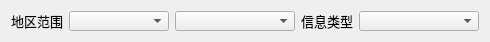
        <widget class="QWidget" name="layoutWidget">
            <property name="geometry">
                <rect>
                    <x>10</x>
                    <y>320</y>
                    <width>481</width>
                    <height>31</height>
                </rect>
            </property>
            <layout class="QHBoxLayout" name="horizontalLayout_11">
                <item>
                    <layout class="QHBoxLayout" name="horizontalLayout_10">
                        <item>
                            <widget class="QLabel" name="label_4">
                                <property name="minimumSize">
                                    <size>
                                        <width>52</width>
                                        <height>20</height>
                                    </size>
                                </property>
                                <property name="maximumSize">
                                    <size>
                                        <width>52</width>
                                        <height>20</height>
                                    </size>
                                </property>
                                <property name="font">
                                    <font>
                                        <pointsize>10</pointsize>
                                        <weight>50</weight>
                                        <bold>false</bold>
                                        <underline>false</underline>
                                        <stylestrategy>PreferDefault</stylestrategy>
                                    </font>
                                </property>
                                <property name="text">
                                    <string>地区范围</string>
                                </property>
                            </widget>
                        </item>
                        <item>
                            <widget class="QComboBox" name="cb_provincial">
                                <property name="enabled">
                                    <bool>true</bool>
                                </property>
                                <property name="minimumSize">
                                    <size>
                                        <width>100</width>
                                        <height>20</height>
                                    </size>
                                </property>
                                <property name="maximumSize">
                                    <size>
                                        <width>100</width>
                                        <height>20</height>
                                    </size>
                                </property>
                                <property name="font">
                                    <font>
                                        <pointsize>10</pointsize>
                                        <weight>50</weight>
                                        <bold>false</bold>
                                        <underline>false</underline>
                                        <stylestrategy>PreferDefault</stylestrategy>
                                    </font>
                                </property>
                            </widget>
                        </item>
                        <item>
                            <widget class="QComboBox" name="cb_city">
                                <property name="minimumSize">
                                    <size>
                                        <width>120</width>
                                        <height>20</height>
                                    </size>
                                </property>
                                <property name="maximumSize">
                                    <size>
                                        <width>120</width>
                                        <height>20</height>
                                    </size>
                                </property>
                                <property name="font">
                                    <font>
                                        <pointsize>10</pointsize>
                                        <weight>50</weight>
                                        <bold>false</bold>
                                        <underline>false</underline>
                                        <stylestrategy>PreferDefault</stylestrategy>
                                    </font>
                                </property>
                            </widget>
                        </item>
                    </layout>
                </item>
                <item>
                    <layout class="QHBoxLayout" name="horizontalLayout_7">
                        <item>
                            <widget class="QLabel" name="label_9">
                                <property name="minimumSize">
                                    <size>
                                        <width>52</width>
                                        <height>20</height>
                                    </size>
                                </property>
                                <property name="maximumSize">
                                    <size>
                                        <width>52</width>
                                        <height>20</height>
                                    </size>
                                </property>
                                <property name="font">
                                    <font>
                                        <pointsize>10</pointsize>
                                        <weight>50</weight>
                                        <bold>false</bold>
                                        <underline>false</underline>
                                        <stylestrategy>PreferDefault</stylestrategy>
                                    </font>
                                </property>
                                <property name="text">
                                    <string>信息类型</string>
                                </property>
                            </widget>
                        </item>
                        <item>
                            <widget class="QComboBox" name="cb_informationType">
                                <property name="sizePolicy">
                                    <sizepolicy hsizetype="Expanding" vsizetype="Fixed">
                                        <horstretch>0</horstretch>
                                        <verstretch>0</verstretch>
                                    </sizepolicy>
                                </property>
                                <property name="minimumSize">
                                    <size>
                                        <width>120</width>
                                        <height>20</height>
                                    </size>
                                </property>
                                <property name="maximumSize">
                                    <size>
                                        <width>120</width>
                                        <height>20</height>
                                    </size>
                                </property>
                            </widget>
                        </item>
                    </layout>
                </item>
            </layout>
        </widget>
